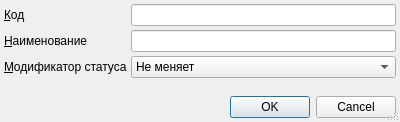
<?xml version="1.0" encoding="UTF-8"?>
<ui version="4.0">
 <class>RBAgreementTypeEditor</class>
 <widget class="QDialog" name="RBAgreementTypeEditor">
  <property name="geometry">
   <rect>
    <x>0</x>
    <y>0</y>
    <width>400</width>
    <height>122</height>
   </rect>
  </property>
  <property name="windowTitle">
   <string>Dialog</string>
  </property>
  <property name="sizeGripEnabled">
   <bool>true</bool>
  </property>
  <layout class="QGridLayout" name="gridLayout">
   <property name="margin">
    <number>4</number>
   </property>
   <property name="spacing">
    <number>4</number>
   </property>
   <item row="1" column="2">
    <widget class="QLineEdit" name="edtName"/>
   </item>
   <item row="1" column="0" colspan="2">
    <widget class="QLabel" name="lblName">
     <property name="text">
      <string>&amp;Наименование</string>
     </property>
     <property name="buddy">
      <cstring>edtName</cstring>
     </property>
    </widget>
   </item>
   <item row="0" column="0" colspan="2">
    <widget class="QLabel" name="lblCode">
     <property name="text">
      <string>&amp;Код</string>
     </property>
     <property name="buddy">
      <cstring>edtCode</cstring>
     </property>
    </widget>
   </item>
   <item row="2" column="2">
    <widget class="QComboBox" name="cmbQuotaStatusModifier">
     <property name="enabled">
      <bool>true</bool>
     </property>
     <property name="sizePolicy">
      <sizepolicy hsizetype="Ignored" vsizetype="Fixed">
       <horstretch>0</horstretch>
       <verstretch>0</verstretch>
      </sizepolicy>
     </property>
     <property name="maximumSize">
      <size>
       <width>16777215</width>
       <height>16777215</height>
      </size>
     </property>
     <item>
      <property name="text">
       <string>Не меняет</string>
      </property>
     </item>
     <item>
      <property name="text">
       <string>Отменено</string>
      </property>
     </item>
     <item>
      <property name="text">
       <string>Ожидание</string>
      </property>
     </item>
     <item>
      <property name="text">
       <string>Активный талон</string>
      </property>
     </item>
     <item>
      <property name="text">
       <string>Талон для заполнения</string>
      </property>
     </item>
     <item>
      <property name="text">
       <string>Заблокированный талон</string>
      </property>
     </item>
     <item>
      <property name="text">
       <string>Отказано</string>
      </property>
     </item>
     <item>
      <property name="text">
       <string>Необходимо согласовать дату обслуживания</string>
      </property>
     </item>
     <item>
      <property name="text">
       <string>Дата обслуживания на согласовании</string>
      </property>
     </item>
     <item>
      <property name="text">
       <string>Дата обслуживания согласована</string>
      </property>
     </item>
     <item>
      <property name="text">
       <string>Пролечен</string>
      </property>
     </item>
     <item>
      <property name="text">
       <string>Обслуживание отложено</string>
      </property>
     </item>
     <item>
      <property name="text">
       <string>Отказ пациента</string>
      </property>
     </item>
     <item>
      <property name="text">
       <string>Импортировано из ВТМП</string>
      </property>
     </item>
    </widget>
   </item>
   <item row="3" column="0">
    <spacer name="verticalSpacer">
     <property name="orientation">
      <enum>Qt::Vertical</enum>
     </property>
     <property name="sizeHint" stdset="0">
      <size>
       <width>20</width>
       <height>0</height>
      </size>
     </property>
    </spacer>
   </item>
   <item row="2" column="0" colspan="2">
    <widget class="QLabel" name="lblQuotaStatusModifier">
     <property name="text">
      <string>&amp;Модификатор статуса</string>
     </property>
     <property name="buddy">
      <cstring>cmbQuotaStatusModifier</cstring>
     </property>
    </widget>
   </item>
   <item row="0" column="2">
    <widget class="QLineEdit" name="edtCode"/>
   </item>
   <item row="4" column="0" colspan="3">
    <widget class="QDialogButtonBox" name="buttonBox">
     <property name="standardButtons">
      <set>QDialogButtonBox::Cancel|QDialogButtonBox::Ok</set>
     </property>
    </widget>
   </item>
  </layout>
 </widget>
 <resources/>
 <connections>
  <connection>
   <sender>buttonBox</sender>
   <signal>accepted()</signal>
   <receiver>RBAgreementTypeEditor</receiver>
   <slot>accept()</slot>
   <hints>
    <hint type="sourcelabel">
     <x>197</x>
     <y>99</y>
    </hint>
    <hint type="destinationlabel">
     <x>197</x>
     <y>57</y>
    </hint>
   </hints>
  </connection>
  <connection>
   <sender>buttonBox</sender>
   <signal>rejected()</signal>
   <receiver>RBAgreementTypeEditor</receiver>
   <slot>reject()</slot>
   <hints>
    <hint type="sourcelabel">
     <x>197</x>
     <y>99</y>
    </hint>
    <hint type="destinationlabel">
     <x>197</x>
     <y>57</y>
    </hint>
   </hints>
  </connection>
 </connections>
</ui>
